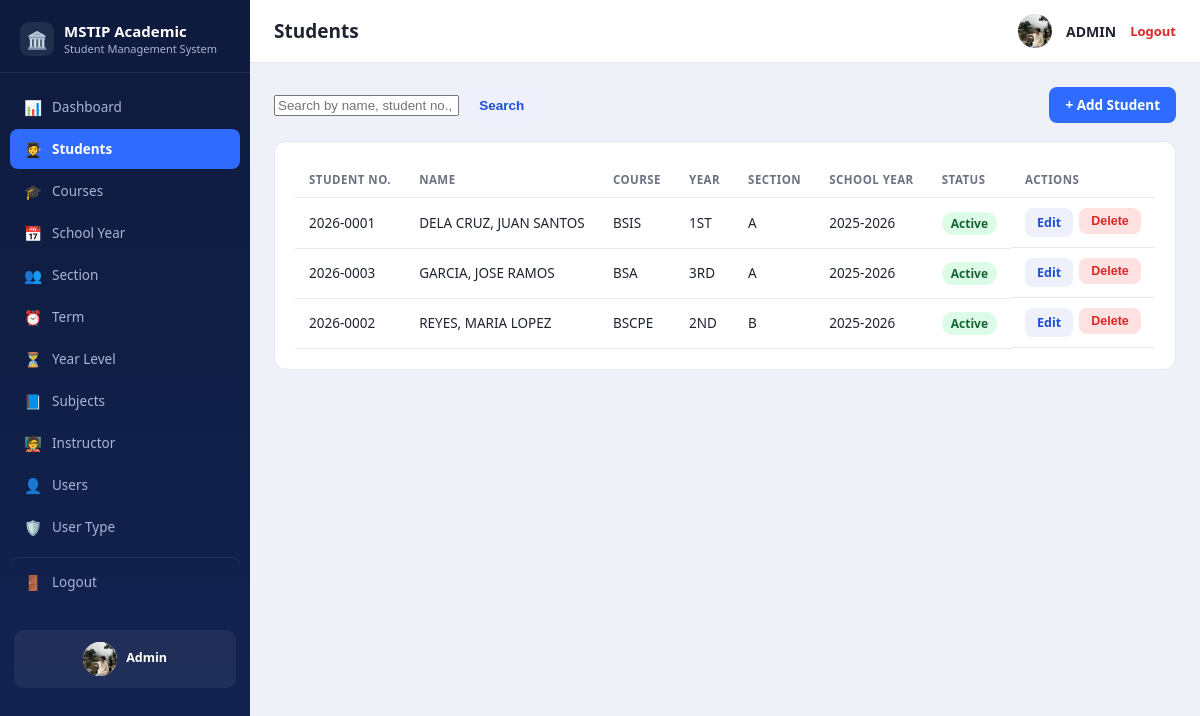
/students.php (signed in), run on the app's committed database.
### tables this page shows
CREATE TABLE `tbl_student` (
  `ID` int NOT NULL,
  `STUDENT_NO` varchar(50) NOT NULL,
  `LASTNAME` varchar(100) NOT NULL,
  `FIRSTNAME` varchar(100) NOT NULL,
  `MIDDLENAME` varchar(100) DEFAULT NULL,
  `GENDER` varchar(10) DEFAULT NULL,
  `BIRTHDATE` date DEFAULT NULL,
  `ADDRESS` varchar(255) DEFAULT NULL,
  `CONTACT` varchar(50) DEFAULT NULL,
  `EMAIL` varchar(100) DEFAULT NULL,
  `COURSE_ID` int DEFAULT NULL,
  `YEARLEVEL_ID` int DEFAULT NULL,
  `SECTION_ID` int DEFAULT NULL,
  `SCHOOLYEAR_ID` int DEFAULT NULL,
  `STATUS` varchar(20) NOT NULL DEFAULT 'Active',
  `date_created` datetime DEFAULT CURRENT_TIMESTAMP
);

CREATE TABLE `tbl_course` (
  `ID` int NOT NULL,
  `COURSE` varchar(100) NOT NULL,
  `DESCRIPTION` varchar(255) NOT NULL
);

CREATE TABLE `tbl_yearlevel` (
  `ID` int NOT NULL,
  `YEARLEVEL` varchar(100) NOT NULL,
  `DESCRIPTION` varchar(255) NOT NULL
);

CREATE TABLE `tbl_section` (
  `ID` int NOT NULL,
  `SECTION` varchar(100) NOT NULL,
  `DESCRIPTION` varchar(255) NOT NULL
);

CREATE TABLE `tbl_schoolyear` (
  `ID` int NOT NULL,
  `SCHOOLYEAR` varchar(100) NOT NULL,
  `DESCRIPTION` varchar(255) NOT NULL
);

### students.php (the view, shortened to what this page needs)
<?php
require_once 'config.php';
$q = trim($_GET['q'] ?? '');
$sql = "
    SELECT s.*, c.COURSE, yl.YEARLEVEL, sec.SECTION, sy.SCHOOLYEAR
    FROM tbl_student s
    LEFT JOIN tbl_course c     ON c.ID = s.COURSE_ID
    LEFT JOIN tbl_yearlevel yl ON yl.ID = s.YEARLEVEL_ID
    LEFT JOIN tbl_section sec  ON sec.ID = s.SECTION_ID
    LEFT JOIN tbl_schoolyear sy ON sy.ID = s.SCHOOLYEAR_ID
";
$params = [];
$sql .= " ORDER BY s.LASTNAME ASC, s.FIRSTNAME ASC";
$stmt = $pdo->prepare($sql);
$stmt->execute($params);
$students = $stmt->fetchAll();
require_once 'includes/header.php';
?>
<div class="toolbar">
  <form method="GET" action="students.php" class="search-form">
    <input type="text" name="q" placeholder="Search by name, student no., course, email..."
           value="<?= htmlspecialchars($q) ?>">
    <button type="submit" class="btn btn-secondary">Search</button>
  </form>
  <a href="student_add.php" class="btn btn-primary">+ Add Student</a>
</div>
<div class="panel">
  <table class="table">
    <thead>
      <tr>
        <th>Student No.</th>
        <th>Name</th>
        <th>Course</th>
        <th>Year</th>
        <th>Section</th>
        <th>School Year</th>
        <th>Status</th>
        <th>Actions</th>
      </tr>
    </thead>
    <tbody>
      <?php foreach ($students as $s): ?>
        <tr>
          <td><?= htmlspecialchars($s['STUDENT_NO']) ?></td>
          <td><?= htmlspecialchars($s['LASTNAME'] . ', ' . $s['FIRSTNAME'] . ' ' . $s['MIDDLENAME']) ?></td>
          <td><?= htmlspecialchars($s['COURSE'] ?? '—') ?></td>
          <td><?= htmlspecialchars($s['YEARLEVEL'] ?? '—') ?></td>
          <td><?= htmlspecialchars($s['SECTION'] ?? '—') ?></td>
          <td><?= htmlspecialchars($s['SCHOOLYEAR'] ?? '—') ?></td>
          <td><span class="badge badge-<?= $s['STATUS'] === 'Active' ? 'success' : 'muted' ?>"><?= htmlspecialchars($s['STATUS']) ?></span></td>
          <td class="actions">
            <a href="student_edit.php?id=<?= (int)$s['ID'] ?>" class="btn btn-small btn-secondary">Edit</a>
            <form method="POST" action="student_delete.php" style="display:inline"
                  onsubmit="return confirm('Delete this student record? This cannot be undone.');">
              <button type="submit" class="btn btn-small btn-danger">Delete</button>
            </form>
          </td>
        </tr>
      <?php endforeach; ?>
    </tbody>
  </table>
</div>
<?php require_once 'includes/footer.php'; ?>

### assets/css/style.css (style rules this page uses)
:root { --sidebar-bg:#0e1b3d; --sidebar-bg-2:#132352; --sidebar-text:#aab4d4; --sidebar-active:#2f6bff; --bg:#eef1f8; --card:#ffffff; --border:#e5e8f0; --text:#1f2430; --muted:#6b7280; --danger:#dc2626; --danger-bg:#fee2e2; --success:#16a34a; --success-bg:#dcfce7; --accent:#2f6bff; --accent-dark:#1d4ed8; --sidebar-w:250px; }
* { box-sizing:border-box; }
body { margin:0; font-family:"Segoe UI",Roboto,Arial,sans-serif; background:var(--bg); color:var(--text); }
.panel { background:var(--card);border:1px solid var(--border);border-radius:12px;padding:20px; }
.table { width:100%;border-collapse:collapse;font-size:13.5px; }
.table th,.table td { text-align:left;padding:10px 14px;border-bottom:1px solid var(--border); }
.table th { color:var(--muted);font-weight:600;font-size:11.5px;text-transform:uppercase;letter-spacing:.04em; }
.toolbar { display:flex;justify-content:space-between;align-items:center;margin-bottom:18px;gap:12px;flex-wrap:wrap; }
.btn { display:inline-block;border:none;border-radius:8px;padding:9px 16px;font-size:13.5px; font-weight:600;cursor:pointer;text-decoration:none; }
.btn-primary { background:var(--accent);color:#fff; }
.btn-secondary { background:#eef1fb;color:var(--accent-dark); }
.btn-danger { background:var(--danger-bg);color:var(--danger); }
.btn-small { padding:6px 12px;font-size:12.5px; }
.actions { display:flex;gap:6px; }
.badge { padding:3px 9px;border-radius:999px;font-size:12px;font-weight:600; }
.badge-success { background:var(--success-bg);color:#166534; }

### data on the page
tbl_student: STUDENT_NO "2026-0001", LASTNAME+FIRSTNAME+MIDDLENAME "DELA CRUZ, JUAN SANTOS", COURSE_ID.COURSE "BSIS", YEARLEVEL_ID.YEARLEVEL "1ST", SECTION_ID.SECTION "A", SCHOOLYEAR_ID.SCHOOLYEAR "2025-2026", STATUS "Active"
tbl_student: STUDENT_NO "2026-0003", LASTNAME+FIRSTNAME+MIDDLENAME "GARCIA, JOSE RAMOS", COURSE_ID.COURSE "BSA", YEARLEVEL_ID.YEARLEVEL "3RD", SECTION_ID.SECTION "A", SCHOOLYEAR_ID.SCHOOLYEAR "2025-2026", STATUS "Active"
tbl_student: STUDENT_NO "2026-0002", LASTNAME+FIRSTNAME+MIDDLENAME "REYES, MARIA LOPEZ", COURSE_ID.COURSE "BSCPE", YEARLEVEL_ID.YEARLEVEL "2ND", SECTION_ID.SECTION "B", SCHOOLYEAR_ID.SCHOOLYEAR "2025-2026", STATUS "Active"

### other printed values
$icon "📊"
$label "Dashboard"
$icon "🧑‍🎓"
$label "Students"
$icon "🎓"
$label "Courses"
$icon "📅"
$label "School Year"
$icon "👥"
$label "Section"
$icon "⏰"
$label "Term"
$icon "⏳"
$label "Year Level"
$icon "📘"
